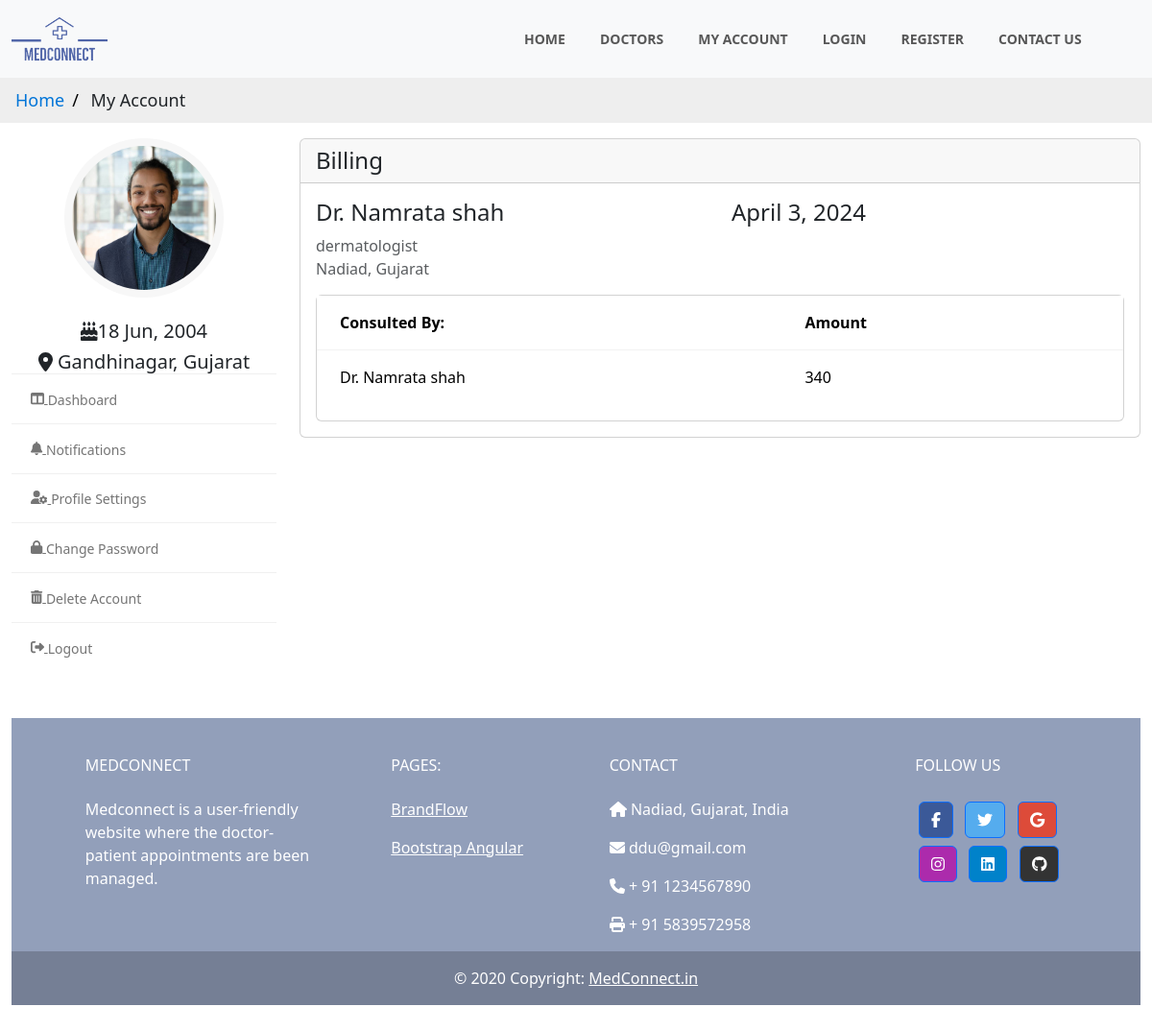
The app's page /patient/view-bill/1 (signed in) with its own data.
### accounts/models.py (models this page shows, shortened)
class Patient(models.Model):
    user = models.OneToOneField(CustomUser, on_delete=models.CASCADE, primary_key=True)
    patient_addr = models.ForeignKey(Address, on_delete=models.CASCADE)
    date_of_birth = models.DateField()
    blood_group = models.CharField(max_length=5)
    profile_img = models.ImageField(upload_to="patient_profile_images", default='patient_profile_images/default.png')

class Address(models.Model):
    street = models.CharField(max_length=255)
    city = models.CharField(max_length=255)
    state = models.CharField(max_length=255)

class Doctor(models.Model):
    user = models.OneToOneField(CustomUser, on_delete=models.CASCADE, primary_key=True)
    doctor_addr = models.ForeignKey(Address, on_delete=models.CASCADE)
    qualification = models.CharField(max_length=255)
    specialization = models.CharField(max_length=255)
    certificate_no = models.CharField(max_length=255)
    fees = models.IntegerField()
    profile_img = models.ImageField(upload_to="doctors_profile_images", default='doctors_profile_images/default.png')

class CustomUser(AbstractBaseUser, PermissionsMixin):
    email = models.EmailField(unique=True)
    first_name = models.CharField(max_length=30)
    last_name = models.CharField(max_length=30)
    phone_number = models.CharField(max_length=15)
    is_active = models.BooleanField(default=True)
    is_staff = models.BooleanField(default=False)
    is_admin = models.BooleanField(default=False)
    is_superadmin = models.BooleanField(default=False)
    type = models.CharField(max_length=16, default='patient')
    objects = CustomUserManager()
    USERNAME_FIELD = 'email'
    REQUIRED_FIELDS = ['first_name']

### doctor/models.py (models this page shows)
class bill(models.Model):
    appointment_id=models.ForeignKey(appointment,on_delete=models.CASCADE, default=None)
    date = models.DateField(default=None)
    final_amount = models.IntegerField()

class appointment(models.Model):
    patient_id=models.ForeignKey(Patient,on_delete=models.CASCADE)
    doctor_id=models.ForeignKey(Doctor,on_delete=models.CASCADE)
    patient_name = models.CharField(max_length=255 , default='unknown user')
    datetime = models.DateTimeField(auto_now_add=False,null=True)
    appointment_state = models.CharField(max_length=255) #accept reject etcccccc
    note = models.TextField()
    rejection_reason = models.TextField(blank=True, null=True)

### patient/views.py (the view)
# urls.py: path('view-bill/<int:id>',views.view_bill,name='view_bill'),
@login_required(login_url='/login/')
def view_bill(request,id):
    current_user=request.user
    patient=Patient.objects.get(user_id=current_user.id)
    address=Address.objects.get(id=patient.patient_addr_id)
    bills=bill.objects.get(id=id)
    context={'user':current_user,
        'patient':patient,
        'address':address,"bill":bills}
    return render(request,"patient/view_bill.html",context)

### templates/patient/view_bill.html
{%extends 'patient/myaccount_base.html'%}
{%block main%}
<div class="col-md-7 col-lg-8 col-xl-9">
<div class="card">
    <div class="card-header">
        <h4 class="card-title mb-0">Billing</h4>
    </div>
    <div class="card-body">
        <div class="row">
            <div class="col-sm-6">
                <div class="biller-info">
                    <h4 class="d-block">Dr. {{bill.appointment_id.doctor_id.user.first_name}}  {{bill.appointment_id.doctor_id.user.last_name}}</h4>
                    <span class="d-block text-sm text-muted">{{bill.appointment_id.doctor_id.specialization}}</span>
                    <span class="d-block text-sm text-muted">{{bill.appointment_id.doctor_id.doctor_addr.city}}, {{bill.appointment_id.doctor_id.doctor_addr.state}}</span>
                </div>
            </div>
            <div class="col-sm-6 text-sm-right">
                <div class="billing-info">
                    <h4 class="d-block">{{bill.date}}</h4>
                </div>
            </div>
        </div>
        <div class="card card-table">
            <div class="card-body">
                <div class="table-responsive">
                    <table class="table table-hover table-center">
                        <thead>
                            <tr>
                                <th>Consulted By:</th>
                                <th>Amount</th>
                                <th style="width:80px;"></th>
                            </tr>
                        </thead>
                        <tbody>
                            <tr>
                                <td>
                                    Dr.  {{bill.appointment_id.doctor_id.user.first_name}}  {{bill.appointment_id.doctor_id.user.last_name}}
                                </td>
                                <td>
                                    {{bill.final_amount}}
                                </td>
                            </tr>
                        </tbody>
                    </table>
                </div>
            </div>
        </div>
{% endblock %}

### templates/patient/myaccount_base.html (shortened to what this page needs)
{% extends 'patient/base.html' %}
{% load static %}
{% block content %}
<ul class="breadcrumb">
    <li><a href="/patient/">Home</a></li>
    <li>My Account</li>
  </ul>
<div class="content">
  <div class="container-fluid">
    <div class="row">
        <div class="col-md-5 col-lg-4 col-xl-3 theiaStickySidebar">
            <div class="profile-sidebar">
            <div class="widget-profile pro-widget-content">
                <div class="profile-info-widget">
                <a href="#" class="booking-doc-img">
                    <img src="/media/{{patient.profile_img}}" alt="User Image" style="width: 150px; height: 150px; object-fit: cover;">
                </a>
                <div class="profile-det-info">
                    <div class="patient-details">
                    <h5><i class="fas fa-birthday-cake"></i>{{patient.date_of_birth | date:"d M, Y"}}</h5>
                    <h5 class="mb-0"><i class="fas fa-map-marker-alt"></i> {{address.city}}, {{address.state}}</h5>
                    </div>
                </div>
                </div>
            </div>
            <div class="dashboard-widget">
                <nav class="dashboard-menu">
                <ul type="none">
                    <li>
                    <a href="/patient/myaccount/">
                        <i class="fas fa-columns"></i>
                        <span>Dashboard</span>
                    </a>
                    </li>
                    <li>
                    <a href="/patient/patient-notifications/">
                        <i class="fas fa-bell"></i>
                        <span>Notifications</span>
                    </a>
                    </li>
                    <li>
                    <a href="/patient/patient-settings/">
                        <i class="fas fa-user-cog"></i>
                        <span>Profile Settings</span>
                    </a>
                    </li>
                    <li>
                    <a href="/patient/patient-change-password/">
                        <i class="fas fa-lock"></i>
                        <span>Change Password</span>
                    </a>
                    </li>
                    <li>
                    <a href="/patient/delete-account/">
                        <i class="fas fa-trash-can"></i>
                        <span>Delete Account</span>
                    </a>
                    </li>
                    <li>
                    <a href="/logout/">
                        <i class="fas fa-sign-out-alt"></i>
                        <span>Logout</span>
                    </a>
                    </li>
                </ul>
                </nav>
            </div>
            </div>
        </div>
        {%block main%}
        {%endblock%}
        </div>
    </div>
</div>
{%endblock%}

### static/styles/style.css (style rules this page uses)
body { font-family: 'Dosis', sans-serif; font-family: 'Open Sans', sans-serif; font-size: 14px; line-height: 1.42857143; color: #f0f0f0; overflow-x: hidden; }
ul.breadcrumb { padding: 10px 16px; list-style: none; background-color: #eee; }
ul.breadcrumb li { display: inline; font-size: 18px; }
ul.breadcrumb li+li:before { padding: 8px; color: black; content: "/\00a0"; }
ul.breadcrumb li a { color: #0275d8; text-decoration: none; }
.biller-info, .billing-info { margin-bottom: 15px; }
.table { color: #272b41; max-width: 100%; margin-bottom: 0; width: 100%; }
.table thead { border-bottom: 1px solid rgba(0, 0, 0, 0.03); }
.table thead tr th { border-bottom: 1px solid rgba(0, 0, 0, 0.05); }
.table tbody tr { border-bottom: 1px solid rgba(0, 0, 0, 0.05); }
.table tbody tr:last-child { border-color: transparent; }
.table.table-center td, .table.table-center th { vertical-align: middle; }
.card-table .card-body { padding: 0; }
.card-table .card-body .table > thead > tr > th { border-top: 0; }
.card-table .table tr td:first-child, .card-table .table tr th:first-child { padding-left: 1.5rem; }
.card-table .table tr td:last-child, .card-table .table tr th:last-child { padding-right: 1.5rem; }
.card-table .table td, .card-table .table th { border-top: 1px solid #e2e5e8; padding: 1rem 0.75rem; white-space: nowrap; }
.widget-profile { background-color: #fff; border-bottom: 1px solid #f0f0f0; }
.widget-profile .profile-info-widget { display: block; text-align: center; }
.widget-profile .profile-info-widget .booking-doc-img { display: inline-block; margin: 0 0 15px; width: auto; padding: 8px; background-color: #f7f7f7; border-radius: 50%; }
.widget-profile .profile-info-widget .booking-doc-img img { border-radius: 50%; height: 120px; width: 120px; }
.dashboard-menu ul { color: #757575; font-size: 14px; line-height: 17px; list-style: none; margin: 0; padding: 0; text-transform: capitalize; }
.dashboard-menu ul li { line-height: inherit; }
.dashboard-menu > ul > li { border-bottom:1px solid #f0f0f0; position: relative; }
.dashboard-menu > ul > li:last-child { border-bottom: 0; }
.dashboard-menu ul li a span, .dashboard-menu ul li a i { display: inline-block; vertical-align: middle; }
.dashboard-menu > ul > li > a { color: #757575; display: block; padding: 16px 20px; }

### records on screen
Patient: profile_img (picture), date_of_birth "18 Jun, 2004"
Address: city "Gandhinagar", state "Gujarat"
bill: appointment_id.doctor_id.user.first_name "Namrata", appointment_id.doctor_id.user.last_name "shah", appointment_id.doctor_id.specialization "dermatologist", appointment_id.doctor_id.doctor_addr.city "Nadiad", appointment_id.doctor_id.doctor_addr.state "Gujarat", date "April 3, 2024", final_amount "340"
